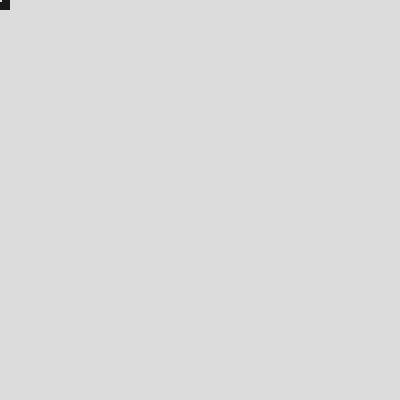
Frame 1 (no input)
Frame 60 (the mouse pressed at the canvas centre just before this capture): identical to frame 1, image omitted
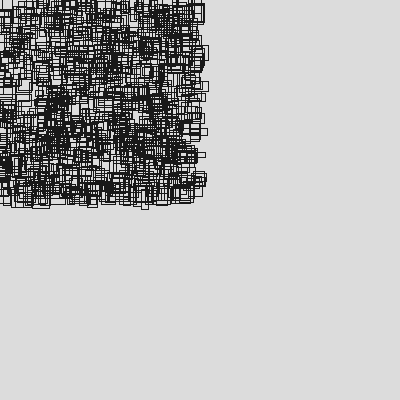
Frame 120 (the mouse held since frame 60 and released just before this capture)

The Processing sketch that drew these frames (run headless with seeded random() and noise(); from frame 60 on, the mouse is pressed at the canvas centre):

// Processing sketch: processing_59013
// ── processing_59013.pde

//Candice Ferreira. Problem sse 3 Question 5
// Order to Chaos
complex c[] = new complex[1000];

void setup() {
  size(400, 400);
  smooth();
  for (int i = 0; i < c.length; i++) {
    c[i] = new complex(20, 20, 20, 20);
  }
}

void draw() {
  background(220);
  for (int i = 0; i < c.length; i++) {
    c[i].display();
  }
}



class complex {
  float x;
  float y;
  float w;
  float h;
  float mp;

  complex( float x, float y, float w, float h) {
    this.x = width/2;
    this.y = height/2;
    this.w = random(5, 20);
    this.h = random(5, 20);
  }

  void display() {
    rectMode(CENTER);
    noFill();
    stroke(25);
    x= map(mouseX, 0, width, 0, random(0,width));
    y= map(mouseY, 0, height, 0, random(0,height));
    rect(x, y, w, h);
  }
}
